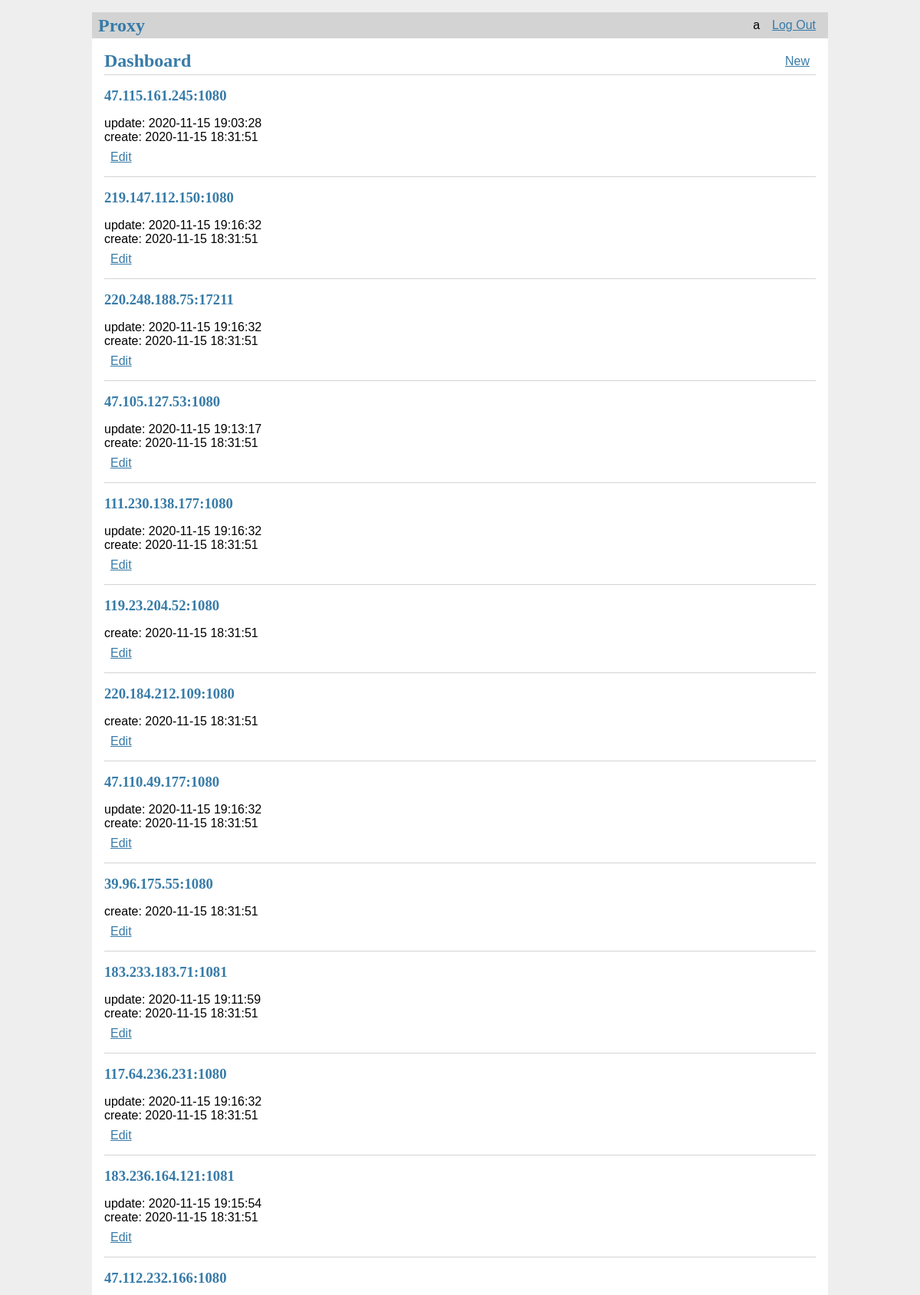
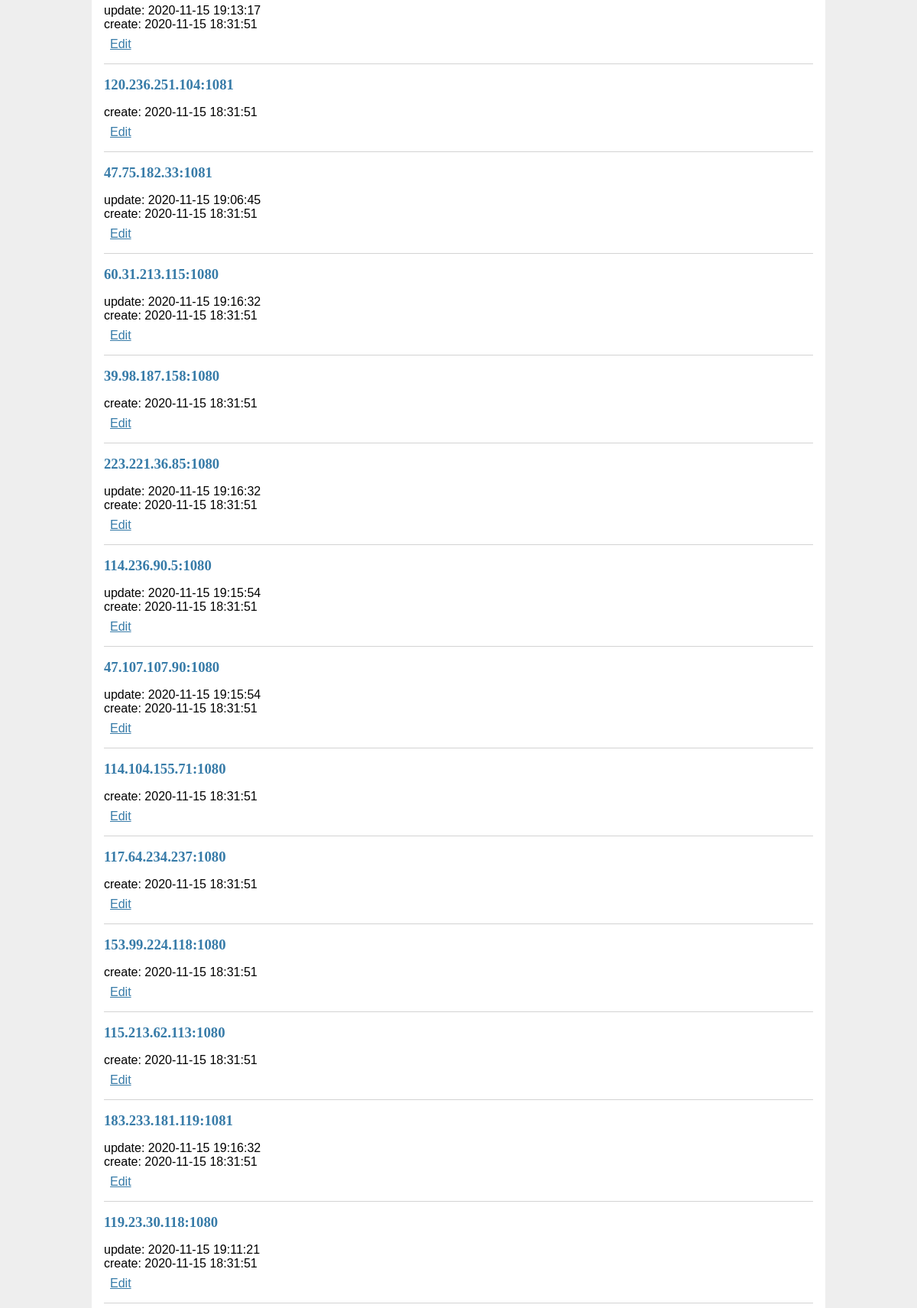
The page /dashboard (signed in, upper part) on the database its author committed (2 pictures, top to bottom).
### tables this page shows
CREATE TABLE user (
    id       INTEGER PRIMARY KEY AUTOINCREMENT,
    username TEXT    UNIQUE
                     NOT NULL,
    password TEXT    NOT NULL
);

CREATE TABLE proxy (
            id        INTEGER   PRIMARY KEY AUTOINCREMENT,
            author_id INTEGER   NOT NULL,
            created   TIMESTAMP,
            updated   TIMESTAMP,
            delay     TEXT,
            ip        TEXT      NOT NULL
                                UNIQUE,
            port      TEXT      NOT NULL,
            FOREIGN KEY (
                author_id
            )
            REFERENCES user (id));

### flaskr/blog.py (the view)
@bp.route('/dashboard')
@login_required
def dashboard():
    db = get_db()
    records = db.execute(
        'SELECT p.id, author_id, created, updated, ip, port, username'
        ' FROM proxy p JOIN user u ON p.author_id = u.id'
        ' ORDER BY created DESC'
    ).fetchall()
    return render_template('blog/dashboard.html', records=records)

### flaskr/auth.py (called while the page is built)
@bp.before_app_request
def load_logged_in_user():
    user_id = session.get('user_id')
    if user_id is None:
        g.user = None
    else:
        g.user = get_db().execute(
            'SELECT * FROM user WHERE id = ?', (user_id,)
        ).fetchone()

def login_required(view):
    @functools.wraps(view)
    def wrapped_view(**kwargs):
        if g.user is None:
            return redirect(url_for('auth.login'))
        return view(**kwargs)
    return wrapped_view

### flaskr/db.py (called while the page is built)
def get_db():
    if 'db' not in g:
        g.db = sqlite3.connect(
            current_app.config['DATABASE'],
            detect_types=sqlite3.PARSE_DECLTYPES
        )
        g.db.row_factory = sqlite3.Row
    return g.db

### flaskr/templates/blog/dashboard.html
{% extends 'base.html' %}
{% block header %}
  <h1>{% block title %}Dashboard{% endblock %}</h1>
  {% if g.user %}
    <a class="action" href="{{ url_for('blog.create') }}">New</a>
  {% endif %}
{% endblock %}
{% block content %}
  {% for r in records %}
    <article class="r">
      <header>
        <div>
          <h1>{{ r['ip'] }}:{{ r['port'] }} </h1>
          {% if r['updated'] %}
            <div class="about">update: {{ r['updated'].strftime('%Y-%m-%d %H:%M:%S') }}</div>
          {% endif %}
          <div class="about">create: {{ r['created'].strftime('%Y-%m-%d %H:%M:%S') }}</div>
        </div>
        {% if g.user['id'] == r['author_id'] %}
          <a class="action" href="{{ url_for('blog.update', id=r['id']) }}">Edit</a>
        {% endif %}
      </header>
    </article>
    {% if not loop.last %}
      <hr>
    {% endif %}
  {% endfor %}
{% endblock %}

### flaskr/templates/base.html (shortened to what this page needs)
<!doctype html>
<link rel="stylesheet" href="{{ url_for('static', filename='style.css') }}">
<nav>
  <h1>Proxy</h1>
  <ul>
    {% if g.user %}
      <li><span>{{ g.user['username'] }}</span>
      <li><a href="{{ url_for('auth.logout') }}">Log Out</a>
    {% else %}
      <li><a href="{{ url_for('auth.register') }}">Register</a>
      <li><a href="{{ url_for('auth.login') }}">Log In</a>
    {% endif %}
  </ul>
</nav>
<section class="content">
  <header>
    {% block header %}{% endblock %}
  </header>
  {% block content %}{% endblock %}
</section>

### flaskr/static/style.css (style rules this page uses)
h1 { font-family: serif; color: #377ba8; margin: 1rem 0; }
a { color: #377ba8; }
hr { border: none; border-top: 1px solid lightgray; }
nav { background: lightgray; display: flex; align-items: center; padding: 0 0.5rem; }
nav h1 { flex: auto; margin: 0; }
nav ul { display: flex; list-style: none; margin: 0; padding: 0; }
nav ul li a, nav ul li span, header .action { display: block; padding: 0.5rem; }
.content { padding: 0 1rem 1rem; }
.content > header { border-bottom: 1px solid lightgray; display: flex; align-items: flex-end; }
.content > header h1 { flex: auto; margin: 1rem 0 0.25rem 0; }
.content:last-child { margin-bottom: 0; }

### rows shown on the page
user: user.username "a"
proxy: ip "47.115.161.245", port "1080", updated "2020-11-15 19:03:28", created "2020-11-15 18:31:51"
proxy: ip "219.147.112.150", port "1080", updated "2020-11-15 19:16:32", created "2020-11-15 18:31:51"
proxy: ip "220.248.188.75", port "17211", updated "2020-11-15 19:16:32", created "2020-11-15 18:31:51"
proxy: ip "47.105.127.53", port "1080", updated "2020-11-15 19:13:17", created "2020-11-15 18:31:51"
proxy: ip "111.230.138.177", port "1080", updated "2020-11-15 19:16:32", created "2020-11-15 18:31:51"
proxy: ip "119.23.204.52", port "1080", created "2020-11-15 18:31:51"
proxy: ip "220.184.212.109", port "1080", created "2020-11-15 18:31:51"
proxy: ip "47.110.49.177", port "1080", updated "2020-11-15 19:16:32", created "2020-11-15 18:31:51"
proxy: ip "39.96.175.55", port "1080", created "2020-11-15 18:31:51"
proxy: ip "183.233.183.71", port "1081", updated "2020-11-15 19:11:59", created "2020-11-15 18:31:51"
proxy: ip "117.64.236.231", port "1080", updated "2020-11-15 19:16:32", created "2020-11-15 18:31:51"
proxy: ip "183.236.164.121", port "1081", updated "2020-11-15 19:15:54", created "2020-11-15 18:31:51"
proxy: ip "47.112.232.166", port "1080", updated "2020-11-15 19:13:17", created "2020-11-15 18:31:51"
proxy: ip "120.236.251.104", port "1081", created "2020-11-15 18:31:51"
proxy: ip "47.75.182.33", port "1081", updated "2020-11-15 19:06:45", created "2020-11-15 18:31:51"
proxy: ip "60.31.213.115", port "1080", updated "2020-11-15 19:16:32", created "2020-11-15 18:31:51"
proxy: ip "39.98.187.158", port "1080", created "2020-11-15 18:31:51"
proxy: ip "223.221.36.85", port "1080", updated "2020-11-15 19:16:32", created "2020-11-15 18:31:51"
proxy: ip "114.236.90.5", port "1080", updated "2020-11-15 19:15:54", created "2020-11-15 18:31:51"
proxy: ip "47.107.107.90", port "1080", updated "2020-11-15 19:15:54", created "2020-11-15 18:31:51"
proxy: ip "114.104.155.71", port "1080", created "2020-11-15 18:31:51"
proxy: ip "117.64.234.237", port "1080", created "2020-11-15 18:31:51"
proxy: ip "153.99.224.118", port "1080", created "2020-11-15 18:31:51"
proxy: ip "115.213.62.113", port "1080", created "2020-11-15 18:31:51"
proxy: ip "183.233.181.119", port "1081", updated "2020-11-15 19:16:32", created "2020-11-15 18:31:51"
proxy: ip "119.23.30.118", port "1080", updated "2020-11-15 19:11:21", created "2020-11-15 18:31:51"
